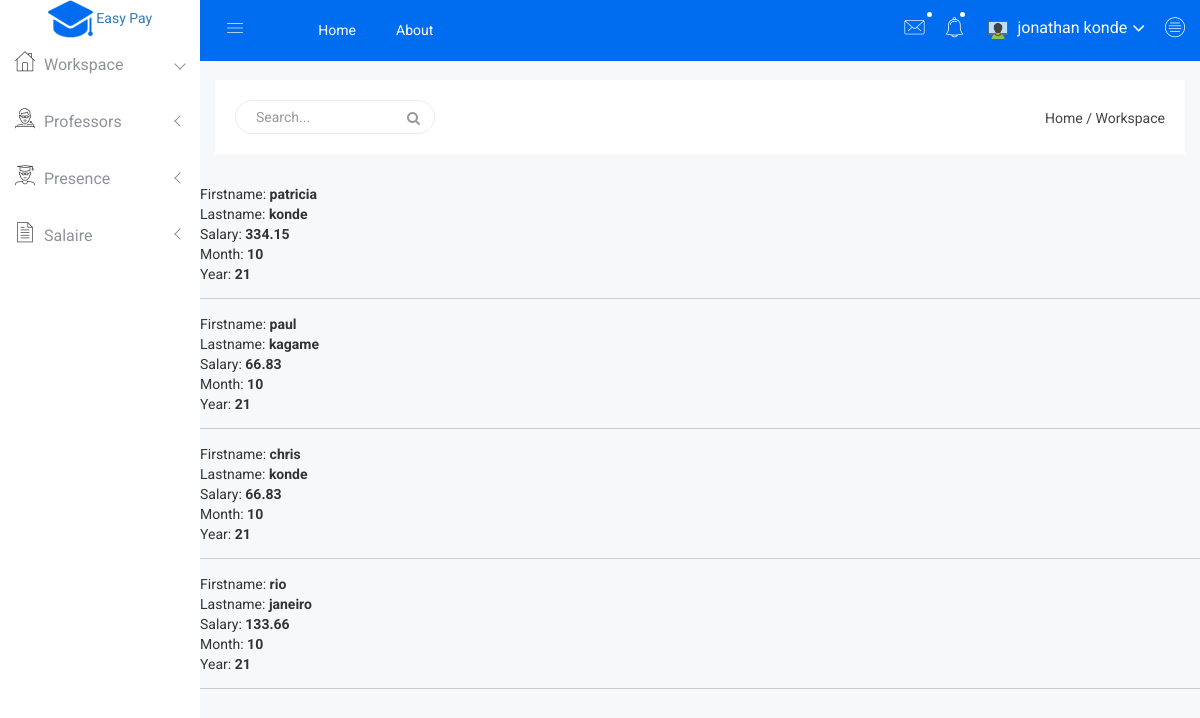
Screenshot of /all-salaries.php (signed in) with the database file from the repository.
### tables this page shows
CREATE TABLE `salary` (
  `ID` int(11) NOT NULL,
  `ID_USER` int(11) DEFAULT NULL,
  `REGDATE` varchar(255) DEFAULT NULL,
  `AMOUNT` double DEFAULT NULL,
  `MONTH` varchar(255) DEFAULT NULL,
  `STATUS` int(11) DEFAULT NULL,
  `YEAR` varchar(255) DEFAULT NULL
);

CREATE TABLE `user` (
  `ID` int(11) NOT NULL,
  `EMAIL` varchar(255) DEFAULT NULL,
  `PASSWORD` varchar(255) DEFAULT NULL,
  `FIRSTNAME` varchar(255) DEFAULT NULL,
  `LASTNAME` varchar(255) DEFAULT NULL,
  `ROLE` int(11) DEFAULT NULL,
  `REGDATE` varchar(255) DEFAULT NULL
);

### models/connexion.php (called while the page is built, shortened)
<?php
class connexion
{
	private $user_bd="root";
    private  $pass_bd="";
    private  $hote_bd="localhost";
    private  $nom_bd="easypay";
public function ouverture()
    {
$this->_connect_tout=new PDO('mysql:host='.$this->hote_bd.';dbname='.$this->nom_bd.';charset=utf8mb4',$this->user_bd, $this->pass_bd);
    }
}
?>

### models/Salary.php (called while the page is built, shortened)
<?php
class Salary extends connexion
{
public  $error_msg="";
public $error_pas=0;
public function afficher_tout()
{
$date_inscrip=date('y/m/d');
$heure_=date('H:i:s e');
$error_msg="";
$error_pas=0;
     try {
$this->stmt = $this->_connect_tout->prepare("SELECT * FROM  Salary ");
$this->stmt->execute(array());
$resultat=$this->stmt->fetchAll(PDO::FETCH_ASSOC);
return $resultat;
}catch (PDOException $e) {
ini_set('date.timezone', 'Africa/Kinshasa');
$date_inscrip="".$date_inscrip." ".$heure_;
$error_pas++;
$this->error_pas+=$error_pas;
$s=" ".get_class($this);
$error_msg=$error_msg." | "."[methode:afficher_tout][error_pas: ".$error_pas."][date:".$date_inscrip."][msg:".$e."][classe:".$s."]";
$this->error_msg=$error_msg."".$this->error_msg;
}
}
}
?>

### models/User.php (called while the page is built, shortened)
<?php
class User extends connexion
{
private $firstname;
private $lastname;
public  $error_msg="";
public $error_pas=0;
function __construct($id,$email,$password,$role,$firstname,$lastname) {
$this->firstname = $firstname;
$this->lastname = $lastname;
}
function get_firstname() {
return $this->firstname;
}
function get_lastname() {
return $this->lastname;
}
public function afficher_par_id($id)
{
$date_inscrip=date('y/m/d');
$heure_=date('H:i:s e');
$error_msg="";
$error_pas=0;
     try {
$this->stmt = $this->_connect_tout->prepare("SELECT * FROM User WHERE ID=?");
$this->stmt->execute(array($id));
$this->rows = $this->stmt->fetch();
$this->firstname=$this->rows['FIRSTNAME'];
$this->lastname=$this->rows['LASTNAME'];
}
catch (PDOException $e) {
ini_set('date.timezone', 'Africa/Kinshasa');
$date_inscrip="".$date_inscrip." ".$heure_;
$error_pas++;
$this->error_pas+=$error_pas;
$s=" ".get_class($this);
$error_msg=$error_msg." | "."[methode:afficher_par][error_pas: ".$error_pas."][date:".$date_inscrip."][msg:".$e."][classe:".$s."]";
$this->error_msg=$error_msg."".$this->error_msg;
}
}
}
?>

### all-salaries.php (the view, shortened to what this page needs)
<!doctype html>
<html class="no-js" lang="en">
<head>
    <link rel="stylesheet" href="css/bootstrap.min.css">
    <link rel="stylesheet" href="css/font-awesome.min.css">
    <link rel="stylesheet" href="css/owl.carousel.css">
    <link rel="stylesheet" href="css/owl.theme.css">
    <link rel="stylesheet" href="css/owl.transitions.css">
    <link rel="stylesheet" href="css/animate.css">
    <link rel="stylesheet" href="css/normalize.css">
    <link rel="stylesheet" href="css/meanmenu.min.css">
    <link rel="stylesheet" href="css/main.css">
    <link rel="stylesheet" href="css/educate-custon-icon.css">
    <link rel="stylesheet" href="css/morrisjs/morris.css">
    <link rel="stylesheet" href="css/scrollbar/jquery.mCustomScrollbar.min.css">
    <link rel="stylesheet" href="css/metisMenu/metisMenu.min.css">
    <link rel="stylesheet" href="css/metisMenu/metisMenu-vertical.css">
    <link rel="stylesheet" href="css/calendar/fullcalendar.min.css">
    <link rel="stylesheet" href="css/calendar/fullcalendar.print.min.css">
    <link rel="stylesheet" href="style.css">
    <link rel="stylesheet" href="css/responsive.css">
</head>
<body>
    <div class="left-sidebar-pro">
        <nav id="sidebar" class="">
            <div class="sidebar-header">
                <a href="index.php" class="text-primary"><img class="main-logo" src="img/logo/logosn.png" alt="img" /> Easy Pay</a>
            </div>
            <div class="left-custom-menu-adp-wrap comment-scrollbar">
                <nav class="sidebar-nav left-sidebar-menu-pro">
                    <ul class="metismenu" id="menu1">
                        <li class="active">
                            <a class="has-arrow" href="workspace.php">
								   <span class="educate-icon educate-home icon-wrap"></span>
								   <span class="mini-click-non">Workspace</span>
								</a>
                        </li>
                        <li>
                            <a class="has-arrow" href="#" aria-expanded="false"><span class="educate-icon educate-professor icon-wrap"></span> <span class="mini-click-non">Professors</span></a>
                        </li>
                        <li>
                            <a class="has-arrow" href="#" aria-expanded="false"><span class="educate-icon educate-student icon-wrap"></span> <span class="mini-click-non">Presence</span></a>
                        </li>
                        <li>
                            <a class="has-arrow" href="#" aria-expanded="false"><span class="educate-icon educate-data-table icon-wrap"></span> <span class="mini-click-non">Salaire</span></a>
                        </li>
                    </ul>
                </nav>
            </div>
        </nav>
    </div>
    <div class="all-content-wrapper">
        <div class="container-fluid">
            <div class="row">
                <div class="col-lg-12 col-md-12 col-sm-12 col-xs-12">
                    <div class="logo-pro">
                        <a href="index.php"><img class="main-logo" src="img/logo/logo.png" alt="" /></a>
                    </div>
                </div>
            </div>
        </div>
        <div class="header-advance-area">
            <div class="header-top-area">
                <div class="container-fluid">
                    <div class="row">
                        <div class="col-lg-12 col-md-12 col-sm-12 col-xs-12">
                            <div class="header-top-wraper">
                                <div class="row">
                                    <div class="col-lg-1 col-md-0 col-sm-1 col-xs-12">
                                        <div class="menu-switcher-pro">
                                            <button type="button" id="sidebarCollapse" class="btn bar-button-pro header-drl-controller-btn btn-info navbar-btn">
													<i class="educate-icon educate-nav"></i>
												</button>
                                        </div>
                                    </div>
                                    <div class="col-lg-6 col-md-7 col-sm-6 col-xs-12">
                                        <div class="header-top-menu tabl-d-n">
                                            <ul class="nav navbar-nav mai-top-nav">
                                                <li class="nav-item"><a href="index.php" class="nav-link">Home</a>
                                                </li>
                                                <li class="nav-item"><a href="#" class="nav-link">About</a>
                                                </li>
                                            </ul>
                                        </div>
                                    </div>
                                    <div class="col-lg-5 col-md-5 col-sm-12 col-xs-12">
                                        <div class="header-right-info">
                                            <ul class="nav navbar-nav mai-top-nav header-right-menu">
                                                <li class="nav-item dropdown">
                                                    <a href="#" data-toggle="dropdown" role="button" aria-expanded="false" class="nav-link dropdown-toggle"><i class="educate-icon educate-message edu-chat-pro" aria-hidden="true"></i><span class="indicator-ms"></span></a>
                                                </li>
                                                <li class="nav-item"><a href="#" data-toggle="dropdown" role="button" aria-expanded="false" class="nav-link dropdown-toggle"><i class="educate-icon educate-bell" aria-hidden="true"></i><span class="indicator-nt"></span></a>
                                                </li>
                                                <li class="nav-item">
                                                    <a href="#" data-toggle="dropdown" role="button" aria-expanded="false" class="nav-link dropdown-toggle">
															<img src="img/product/icons8_Workspace_48px.png" alt="img" />
															<span class="admin-name"><?php
                                                            echo "".$_SESSION['fisrtname_valide']." ".$_SESSION['lastname_valide'] ?></span>
															<i class="fa fa-angle-down edu-icon edu-down-arrow"></i>
														</a>
                                                        </li>
                                                    </ul>
                                                <li class="nav-item nav-setting-open"><a href="#" data-toggle="dropdown" role="button" aria-expanded="false" class="nav-link dropdown-toggle"><i class="educate-icon educate-menu"></i></a>
                                                </li>
                                        </div>
                                    </div>
                                </div>
                            </div>
                        </div>
                    </div>
                </div>
            </div>
            <div class="breadcome-area">
                <div class="container-fluid">
                    <div class="row">
                        <div class="col-lg-12 col-md-12 col-sm-12 col-xs-12">
                            <div class="breadcome-list">
                                <div class="row">
                                    <div class="col-lg-6 col-md-6 col-sm-6 col-xs-12">
                                        <div class="breadcome-heading">
                                            <form role="search" class="sr-input-func">
                                                <input type="text" placeholder="Search..." class="search-int form-control">
                                                <a href="#"><i class="fa fa-search"></i></a>
                                            </form>
                                        </div>
                                    </div>
                                    <div class="col-lg-6 col-md-6 col-sm-6 col-xs-12">
                                        <ul class="breadcome-menu">
                                            <li><a href="#">Home</a> <span class="bread-slash">/</span>
                                            </li>
                                            <li><span class="bread-blod">Workspace</span>
                                            </li>
                                        </ul>
                                    </div>
                                </div>
                            </div>
                        </div>
                    </div>
                </div>
            </div>
        </div>
        <div class="text-secondary my-4">
        <?php
function chargerClasse($classe)
{
if (file_exists($path = 'controllors/'.$classe .'.php') || file_exists($path = 'models/'.$classe .'.php'))
{
require $path;
}
} spl_autoload_register('chargerClasse');
$salary=new Salary(1,1,"d",2,"d",1,"d");
$a=new User(1,"email","password",1,"firstname","lastname");
$v=$salary->afficher_tout();
foreach ($v as $i) {
        $a->afficher_par_id($i['ID_USER']);
        echo"Firstname: "."<strong>".$a->get_firstname()."</strong>";
        echo"<br>";
        echo"Lastname: "."<strong>".$a->get_lastname() ."</strong>";
        echo"<br>";
        echo"Salary: "."<strong>".$i['AMOUNT'] ."</strong>";
        echo"<br>";
        echo"Month: "."<strong>".$i['MONTH'] ."</strong>";
        echo"<br>";
        echo"Year: "."<strong>".$i['YEAR'] ."</strong>";
        echo"<hr>";
    }
?>
        </div>
                </div>
</body>
</html>

### css/main.css (style rules this page uses)
html { color: #222; font-size: 1em; line-height: 1.4; }
hr { display: block; height: 1px; border: 0; border-top: 1px solid #ccc; margin: 1em 0; padding: 0; }
audio, canvas, iframe, img, svg, video { vertical-align: middle; }

### css/metisMenu/metisMenu-vertical.css (style rules this page uses)
.sidebar-nav { background: #fff; }
.sidebar-nav ul { padding: 0; margin: 0; list-style: none; background: #f5f5f5; }
.sidebar-nav .metismenu { background: #fff; display: -webkit-box; display: -ms-flexbox; display: flex; -webkit-box-orient: vertical; -webkit-box-direction: normal; -ms-flex-direction: column; flex-direction: column; }
.sidebar-nav .metismenu li + li { margin-top: 5px; }
.sidebar-nav .metismenu li:last-child { margin-bottom: 5px; }
.sidebar-nav .metismenu > li { display: -webkit-box; display: -ms-flexbox; display: flex; -webkit-box-orient: vertical; -webkit-box-direction: normal; -ms-flex-direction: column; flex-direction: column; position: relative; }
.sidebar-nav .metismenu a { position: relative; display: block; padding: 13px 15px; color: #444; outline-width: 0; transition: all .3s ease-out; font-size:16px; font-weight:400; }
.sidebar-nav .metismenu li .icon-wrap { margin-right:5px; font-size:20px; color:#303030; }

### rows the page displays
salary: ID_USER.FIRSTNAME "patricia", ID_USER.LASTNAME "konde", AMOUNT "334.15", MONTH "10", YEAR "21"
salary: ID_USER.FIRSTNAME "paul", ID_USER.LASTNAME "kagame", AMOUNT "66.83", MONTH "10", YEAR "21"
salary: ID_USER.FIRSTNAME "chris", ID_USER.LASTNAME "konde", AMOUNT "66.83", MONTH "10", YEAR "21"
salary: ID_USER.FIRSTNAME "rio", ID_USER.LASTNAME "janeiro", AMOUNT "133.66", MONTH "10", YEAR "21"

### other values shown
$_SESSION['fisrtname_valide'] "jonathan"
$_SESSION['lastname_valide'] "konde"
